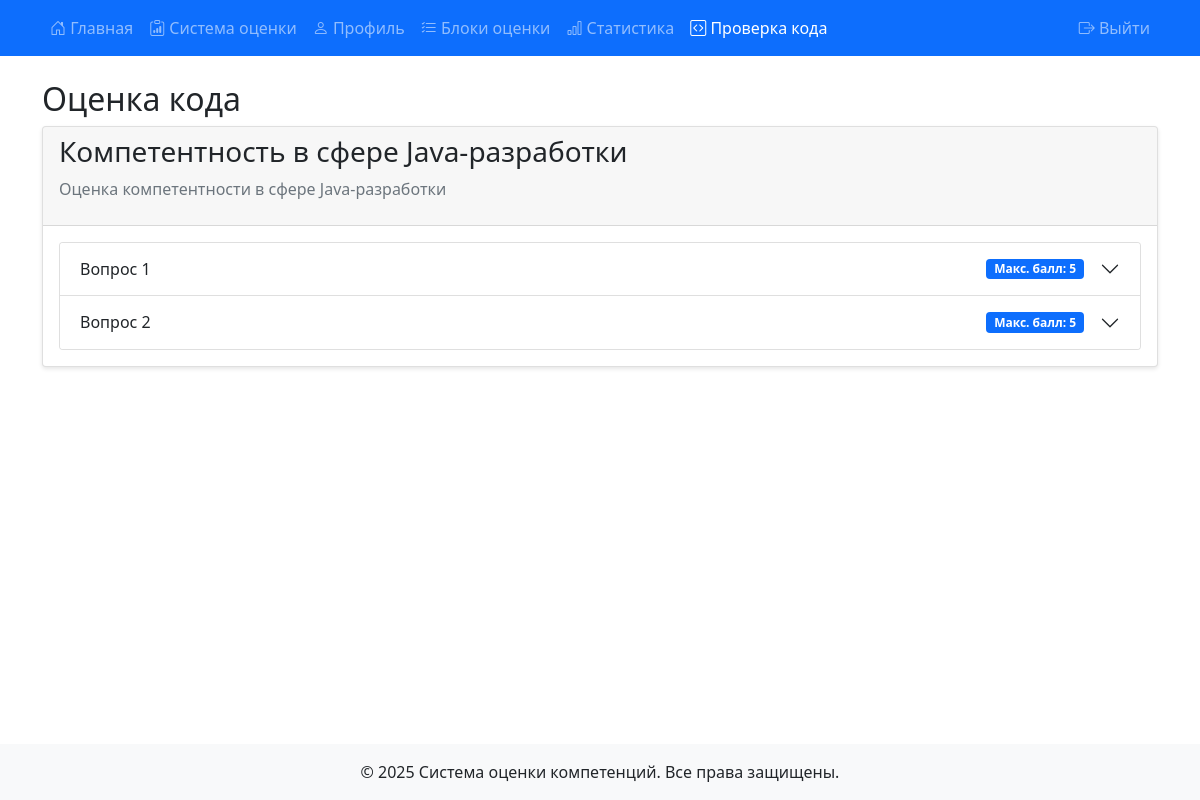
Screenshot of /expert/code_evaluations (signed in) with the database file from the repository.
### models.py (models this page shows, shortened)
class AssessmentBlock(db.Model):
    __tablename__ = 'assessment_block'
    id = db.Column(db.Integer, primary_key=True)
    name = db.Column(db.String(100), nullable=False)
    description = db.Column(db.Text)
    weight = db.Column(db.Float, default=1.0)
    max_score = db.Column(db.Float, default=10.0)
    questions = db.relationship('AssessmentQuestion', back_populates='block', lazy=True)

class AssessmentQuestion(db.Model):
    __tablename__ = 'assessment_question'
    id = db.Column(db.Integer, primary_key=True)
    block_id = db.Column(db.Integer, db.ForeignKey('assessment_block.id'), nullable=False)
    text = db.Column(db.Text, nullable=False)
    type = db.Column(db.String(20), nullable=False)
    options = db.Column(db.Text)
    correct_answer = db.Column(db.Text)
    correct_answer_description = db.Column(db.Text)
    points = db.Column(db.Integer, default=1)
    code_template = db.Column(db.Text)
    test_cases = db.Column(db.Text)
    example_solutions = db.Column(db.Text)
    block = db.relationship('AssessmentBlock', foreign_keys=[block_id])
    option_scores = db.Column(db.Text)
    description = db.Column(db.Text)
    criteria = db.Column(db.Text)
    max_score = db.Column(db.Float)
    weight = db.Column(db.Float)

### 1.py (the view)
@app.route('/expert/code_evaluations')
@role_required(['expert', 'admin'])
def expert_code_evaluations():
    try:
        debug_print("Начинаем загрузку кодов для оценки...")
        results = AssessmentResult.query\
            .join(AssessmentBlock)\
            .join(AssessmentQuestion)\
            .filter(AssessmentQuestion.type == 'code')\
            .filter(AssessmentResult.user_id != current_user.id)\
            .all()
        debug_print(f"Найдено результатов: {len(results)}")
        blocks_data = {}
        for result in results:
            try:
                answers = json.loads(result.answers)
                block = result.block
                debug_print(f"Результат: id={result.id}, user_id={result.user_id}, block={block.name}")
                if block.id not in blocks_data:
                    blocks_data[block.id] = {
                        'block': block,
                        'evaluations': []
                    }
                for question in block.questions:
                    debug_print(f"Проверяем вопрос: id={question.id}, type={question.type}")
                    if question.type == 'code':
                        user_code = answers.get(str(question.id), '')
                        debug_print(f"user_code для question {question.id}: '{user_code}'")
                        if user_code and user_code.strip():
                            is_evaluated = ExpertCodeEvaluation.query.filter_by(
                                assessment_result_id=result.id,
                                question_id=question.id,
                                expert_id=current_user.id
                            ).first() is not None
                            debug_print(f"is_evaluated={is_evaluated}")
                            if not is_evaluated:
                                blocks_data[block.id]['evaluations'].append({
                                    'result': result,
                                    'question': question,
                                    'user_code': user_code,
                                    'block': block,
                                    'is_evaluated': is_evaluated
                                })
                                debug_print(f"Добавлен код для оценки: блок {block.name}, вопрос {question.id}")
            except json.JSONDecodeError as e:
                debug_print(f"Ошибка при разборе JSON для результата {result.id}: {str(e)}")
                continue
        debug_print(f"Подготовлено блоков для оценки: {len(blocks_data)}")
        for block_id, data in blocks_data.items():
            debug_print(f"Блок {block_id} содержит {len(data['evaluations'])} заданий для оценки")
        return render_template('expert_code_evaluations.html', blocks_data=blocks_data)
    except Exception as e:
        debug_print(f"Ошибка при загрузке кодов для проверки: {str(e)}")
        flash(f'Ошибка при загрузке кодов для проверки: {str(e)}', 'error')
        return redirect(url_for('index'))

### 1.py (called while the page is built)
@login_manager.user_loader
def load_user(user_id):
    return db.session.get(User, int(user_id))

def debug_print(message):
    print(f"[DEBUG] {message}")
    logger.debug(message)
    with open('debug.log', 'a', encoding='utf-8') as f:
        f.write(f"{datetime.now().strftime('%Y-%m-%d %H:%M:%S')} - {message}\n")

def sync_session_role():
    if 'user_id' in session:
        user = db.session.get(User, session['user_id'])
        if user and session.get('role') != user.role:
            session['role'] = user.role
            debug_print(f"Synchronized session role to {user.role} for user {user.username}")

@app.before_request
def before_request():
    try:
        if current_user.is_authenticated and ('user_id' not in session or session.get('user_id') != current_user.id):
            session['user_id'] = current_user.id
            session['role'] = current_user.role
            session['username'] = current_user.username
            debug_print(f"Синхронизирована сессия с Flask-Login: user_id={current_user.id}")
        elif 'user_id' in session and not current_user.is_authenticated:
            user = db.session.get(User, session['user_id'])
            if user:
                login_user(user)
                debug_print(f"Восстановлена аутентификация из сессии: user_id={user.id}")
    except Exception as e:
        debug_print(f"Ошибка синхронизации аутентификации: {str(e)}")

### templates/expert_code_evaluations.html (shortened to what this page needs)
{% extends "base.html" %}
{% block content %}
<div class="container mt-4">
    <h2>Оценка кода</h2>
    {% if blocks_data %}
        {% for block_id, block_data in blocks_data.items() %}
        <div class="card mb-4">
            <div class="card-header">
                <h3>{{ block_data.block.name }}</h3>
                <p class="text-muted">{{ block_data.block.description }}</p>
            </div>
            <div class="card-body">
                {% if block_data.evaluations %}
                    <div class="accordion" id="block{{ block_id }}">
                        {% for eval in block_data.evaluations %}
                        <div class="accordion-item">
                            <h2 class="accordion-header" id="heading{{ eval.question.id }}">
                                <button class="accordion-button collapsed" type="button" data-bs-toggle="collapse"
                                        data-bs-target="#collapse{{ eval.question.id }}" aria-expanded="false"
                                        aria-controls="collapse{{ eval.question.id }}">
                                    <div class="d-flex justify-content-between align-items-center w-100 me-3">
                                        <span>Вопрос {{ loop.index }}</span>
                                        <span class="badge bg-primary ms-2">
                                            Макс. балл: {{ eval.question.points }}
                                        </span>
                                    </div>
                                </button>
                            </h2>
                        </div>
                        {% endfor %}
                    </div>
                {% else %}
                    <p class="text-muted">Нет кода для оценки в этом блоке</p>
                {% endif %}
            </div>
        </div>
        {% endfor %}
    {% else %}
        <div class="alert alert-info">
            <p>Нет кода для оценки</p>
        </div>
    {% endif %}
</div>
{% block styles %}
<link href="https://cdnjs.cloudflare.com/ajax/libs/prism/1.24.1/themes/prism.min.css" rel="stylesheet" />
{% endblock %}
{% endblock %}

### templates/base.html (style rules this page uses)
body { min-height: 100vh; display: flex; flex-direction: column; }
.card { box-shadow: 0 2px 4px rgba(0,0,0,0.1); }

### rows the page displays
AssessmentBlock: block.name "Компетентность в сфере Java-разработки", block.description "Оценка компетентности в сфере Java-разработки"
AssessmentQuestion: question.points "5"
AssessmentQuestion: question.points "5"
